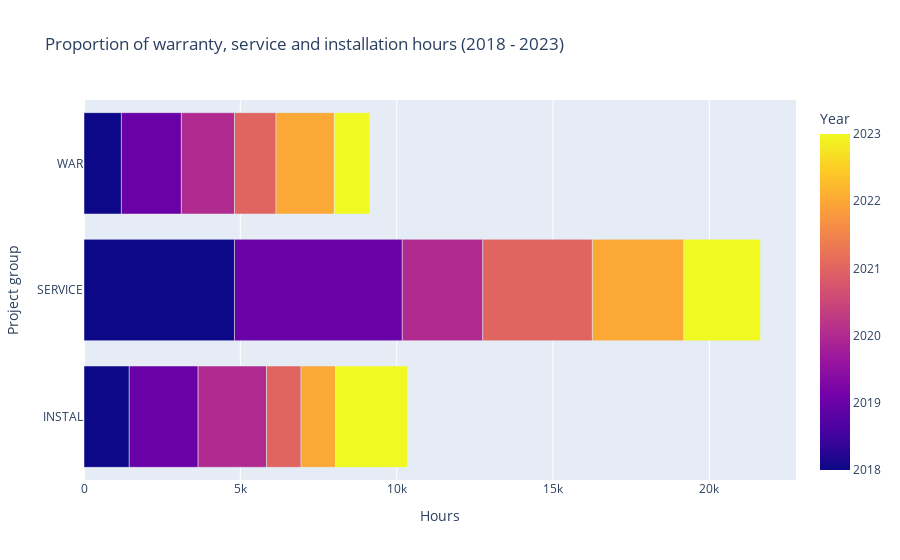

This figure's notebook cell:
### Code cell
# step 2: warranty, service, installation hours (stacked bar chart)
total_swi_hours = ser_ins_war_hours.groupby([ 'Year', 'Project group']).agg({'Hours':'sum'}).reset_index()

fig1c = px.bar(total_swi_hours, 
               x='Hours', 
               y='Project group',
               title='Proportion of warranty, service and installation hours (2018 - 2023)',
               color = 'Year', 
               barmode = 'group', 
               orientation='h',  
)

fig1c.update_traces(textposition='outside')

fig1c.show()

### Figure 1 — Plotly figure (JSON) as saved in the notebook; plotly's stock layout.template omitted (floating-point values rounded to 4 significant figures)
{"data": [{"alignmentgroup": "True", "hovertemplate": "Hours=%{x}<br>Project group=%{y}<br>Year=%{marker.color}<extra></extra>", "legendgroup": "", "marker": {"color": [2018, 2018, 2018, 2019, 2019, 2019, 2020, 2020, 2020, 2021, 2021, 2021, 2022, 2022, 2022, 2023, 2023, 2023], "coloraxis": "coloraxis", "pattern": {"shape": ""}}, "name": "", "offsetgroup": "", "orientation": "h", "showlegend": false, "textposition": "outside", "type": "bar", "x": [1448, 4812, 1196.0, 2202.0, 5367.0, 1917, 2188.0, 2575, 1700, 1105, 3506, 1328.0, 1100, 2923, 1864, 2302.0, 2449, 1129.0], "xaxis": "x", "y": ["INSTAL", "SERVICE", "WAR", "INSTAL", "SERVICE", "WAR", "INSTAL", "SERVICE", "WAR", "INSTAL", "SERVICE", "WAR", "INSTAL", "SERVICE", "WAR", "INSTAL", "SERVICE", "WAR"], "yaxis": "y"}], "layout": {"barmode": "group", "coloraxis": {"colorbar": {"title": {"text": "Year"}}, "colorscale": [[0, "#0d0887"], [0.1111, "#46039f"], [0.2222, "#7201a8"], [0.3333, "#9c179e"], [0.4444, "#bd3786"], [0.5556, "#d8576b"], [0.6667, "#ed7953"], [0.7778, "#fb9f3a"], [0.8889, "#fdca26"], [1, "#f0f921"]]}, "legend": {"tracegroupgap": 0}, "title": {"text": "Proportion of warranty, service and installation hours (2018 - 2023)"}, "xaxis": {"anchor": "y", "domain": [0, 1], "title": {"text": "Hours"}}, "yaxis": {"anchor": "x", "domain": [0, 1], "title": {"text": "Project group"}}}}
